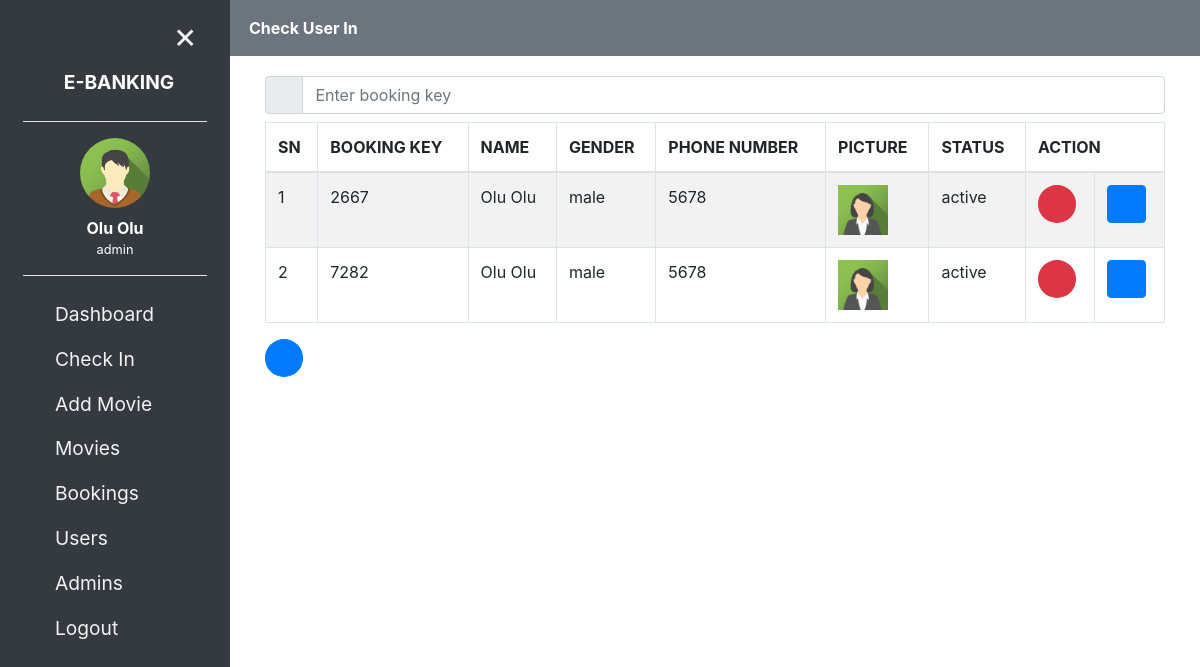
The app's page /admin/checkIn.php (signed in) with its own data.
### tables this page shows
CREATE TABLE `bookings` (
  `id` int(5) NOT NULL,
  `booking_key` int(10) NOT NULL,
  `seat_no` int(3) NOT NULL,
  `user_id` int(50) NOT NULL,
  `movie_id` int(5) NOT NULL,
  `status_id` int(15) NOT NULL
);

CREATE TABLE `user` (
  `id` int(5) NOT NULL,
  `firstname` varchar(20) NOT NULL,
  `lastname` varchar(20) NOT NULL,
  `email` varchar(50) NOT NULL,
  `password` varchar(50) NOT NULL,
  `gender` varchar(10) NOT NULL,
  `user_type_id` int(5) NOT NULL,
  `phone_number` int(15) NOT NULL,
  `picture` varchar(50) NOT NULL
);

CREATE TABLE `booking_status` (
  `id` int(5) NOT NULL,
  `status` varchar(15) NOT NULL
);

### admin/checkIn.php (the view, shortened to what this page needs)
<?php session_start();
	require('../mycon.php');
	if(isset($_SESSION['user_id'])){
?>
<!DOCTYPE html>
<html lang="en">
<head>
	<?php
    	include 'links.php';
	?>
</head>
<body>
	<div>
        <?php
            include "sidenav.php";
        ?>
    </div>
    <nav class="bg-secondary p-3">
        <span class="cursor-pointer open-bar text-white px-2 py-1 bg-secondary" onclick="openNav()">
            <span><i class="fa fa-bars"></i></span>
        </span>
        <span class="dashboardClass text-white font-weight-bold" style="padding-left: 200px !important">Check User In</span>
    </nav>
	<main id="main">
		<div class="container-fluid">
			<div class="row mb-2">
				<div class="col-sm-12 col-md-12 col-lg-12 col-xl-12">
					<div class="input-group">
						<div class="input-group-prepend">
							<span class="input-group-text" id="search-box"><i class="fa fa-key"></i></span>
						</div>
						<input type="text" class="form-control" placeholder="Enter booking key" aria-label="Booking Key" aria-describedby="search-box">
					</div>
				</div>
			</div>
			<div class="row">
				<div class="col-sm-12 col-md-12 col-lg-12 col-xl-12">
					<table class="table table-bordered table-responsive-sm table-hover table-striped">
						<thead>
							<tr>
								<th>SN</th>
								<th>BOOKING KEY</th>
								<th>NAME</th>
								<th>GENDER</th>
								<th>PHONE NUMBER</th>
								<th>PICTURE</th>
								<th>STATUS</th>
								<th colspan="2">ACTION</th>
							</tr>
						</thead>
						<tbody>
							<?php
								$query = mysqli_query($con, "SELECT bookings.id, bookings.booking_key, user.firstname, user.lastname, user.gender, user.phone_number, user.picture, booking_status.status FROM bookings JOIN user ON bookings.user_id = user.id JOIN movies ON bookings.movie_id = movies.id JOIN booking_status ON bookings.status_id = booking_status.id");
								$no = 0;
								while ($r = mysqli_fetch_array($query)) {
									$no++;
									echo "<tr>
										<td>".$no."</td>
										<td>".$r['booking_key']."</td>
										<td>".$r['firstname']." ".$r['lastname']."</td>
										<td>".$r['gender']."</td>
										<td>".$r['phone_number']."</td>
										<td><img class='img-fluid' width='50' src="."../".$r['picture']."></td>
										<td>".$r['status']."</td>
										<td>
											<a href='deleteUser.php?id=".$r['id']."'>
												<button class='btn btn-danger rounded-circle'><i class='fa fa-trash'></i></button>
											</a>
										</td>
										<td>
											<button class='btn btn-primary rounded' onclick='checkUserIn(".$r['id'].")'>
												<span><i class='fa fa-edit'></i></span>
											</button>
										</td>
									</tr>";
								}
							?>
						</tbody>
					</table>
				</div>
				<div class="col-sm-12 col-md-7 col-lg-7 col-xl-7">
						<button class="btn btn-primary rounded-circle" onclick="checkUserIn(e)"><span><i class="fa fa-edit"></i></span></button>
				</div>
			</div>
		</div>
	</main>
</body>
</html>
<?php
} else {
	header("Location: login.php");
}
?>

### dashboardStyles.css (style rules this page uses)
#main, #main1, #main2 { margin-left: 230px; transition: margin-left .5s; padding: 20px; }
.cursor-pointer { cursor: pointer; }

### records on screen
bookings: booking_key "2667", user.firstname "Olu", user.lastname "Olu", user.gender "male", user.phone_number "5678", user.picture (picture), status.status "active"
bookings: booking_key "7282", user.firstname "Olu", user.lastname "Olu", user.gender "male", user.phone_number "5678", user.picture (picture), status.status "active"

### other values on screen
$_SESSION['fname'] "Olu"
